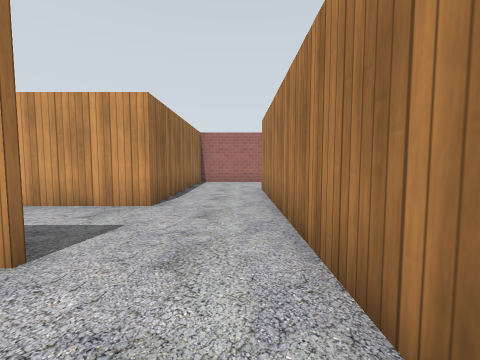
View 1 (above)

23 first-person views from a walk through a robot-simulator world made for Gazebo. The camera is 0.94 m above the floor, tilts 4° down and sees 90° across. The floor is counted in squares, 1 m on a side. Each view is taken from the middle of a square. On the plan, view 1 faces up. The plan holds only what a view shows up to about 10 squares ahead; the rest is blank. Simple patterns stand in for the simulator's built-in surfaces.

View 2
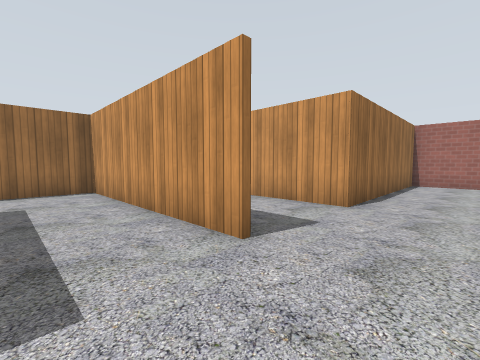

View 3
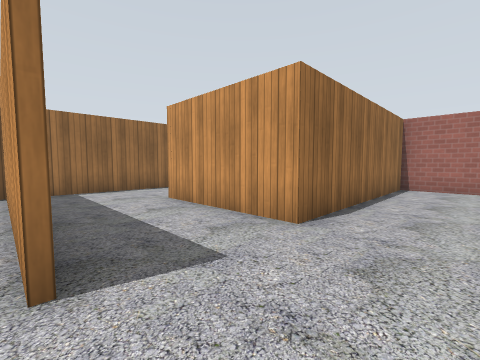

View 4
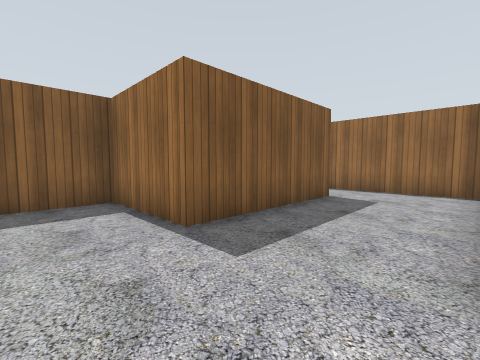

View 5
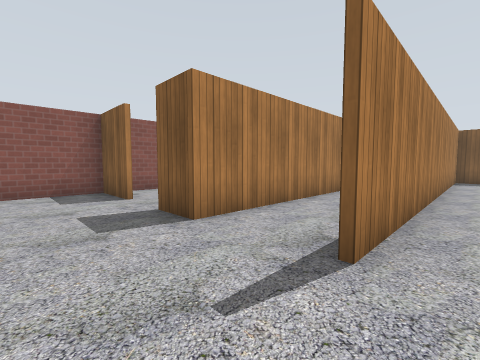

View 6
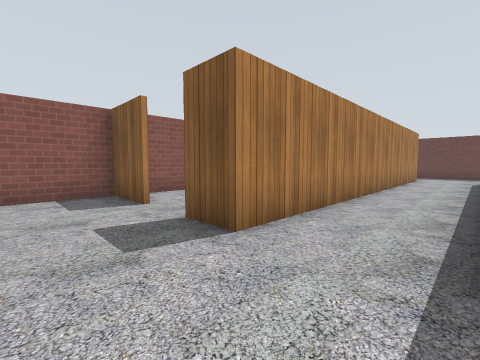

View 7
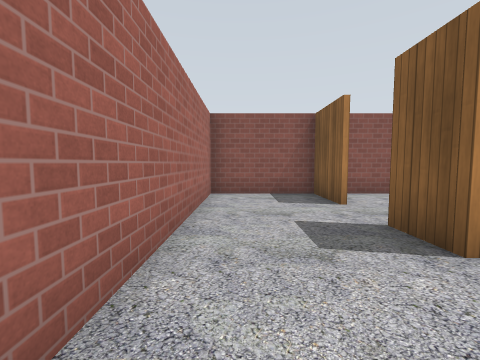

View 8
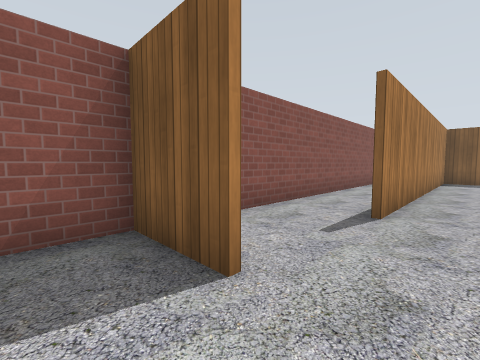

View 9
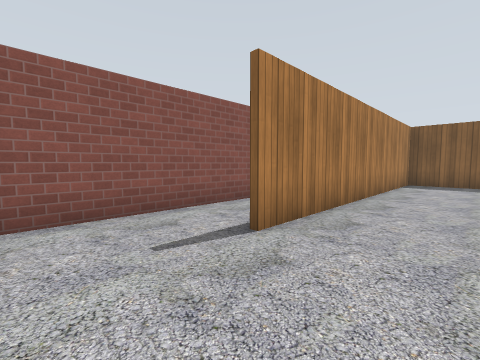

View 10
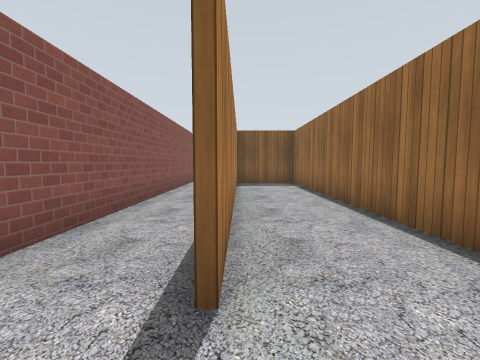

View 11
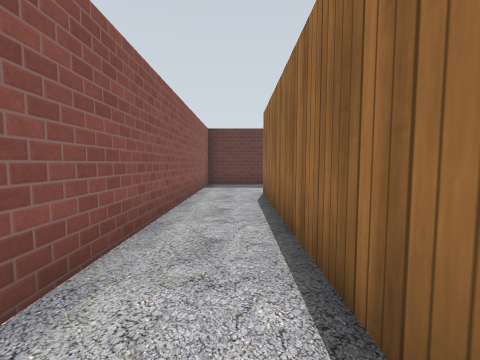

View 12
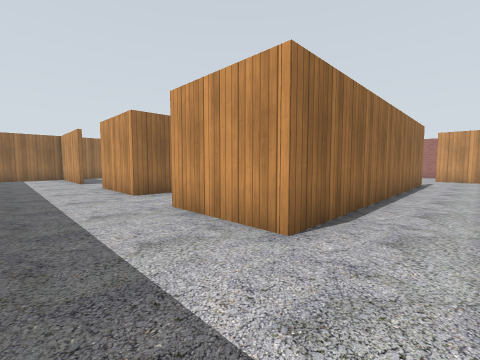

View 13
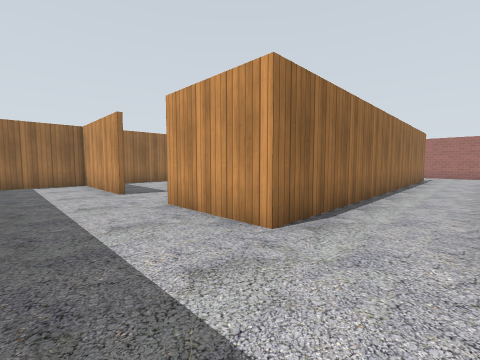

View 14
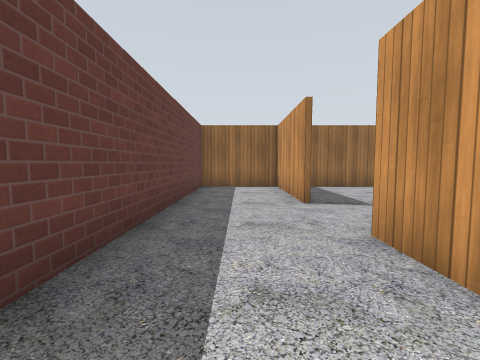

View 15
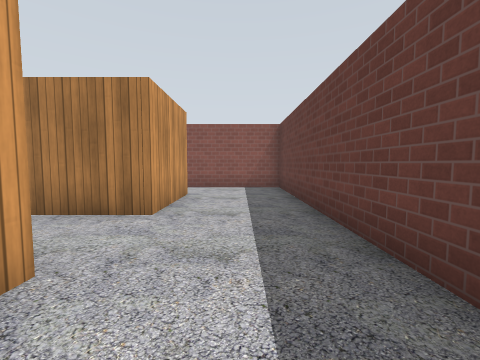

View 16
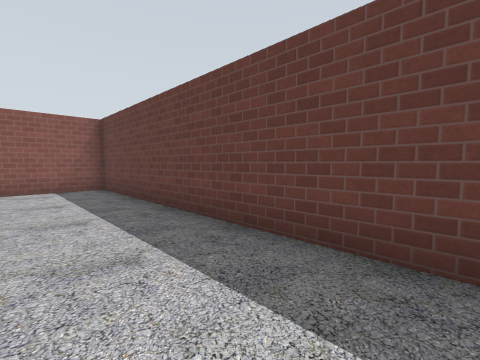

View 17
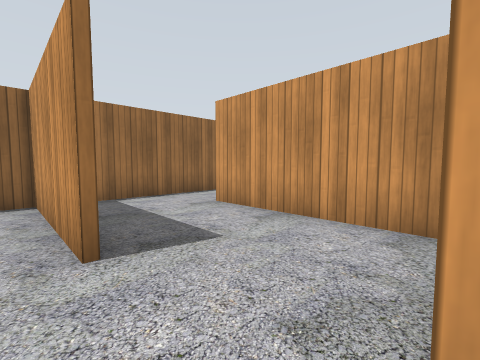

View 18
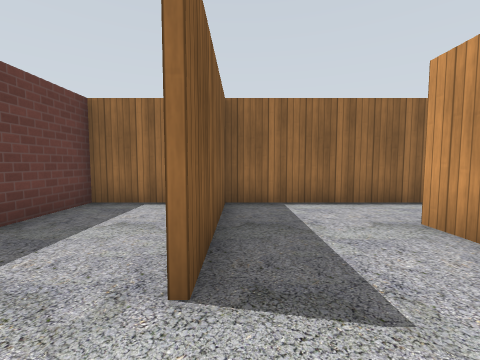

View 19
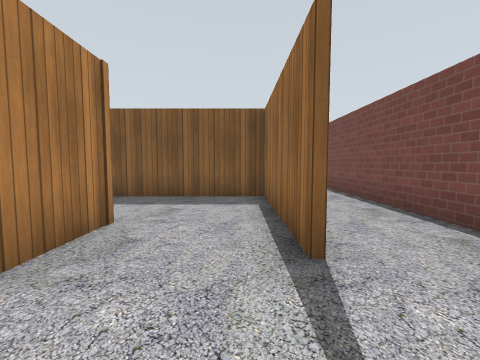

View 20
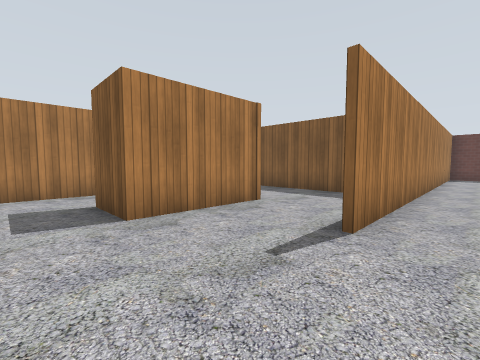

View 21
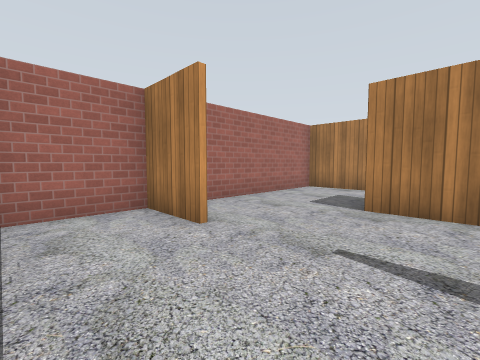

View 22
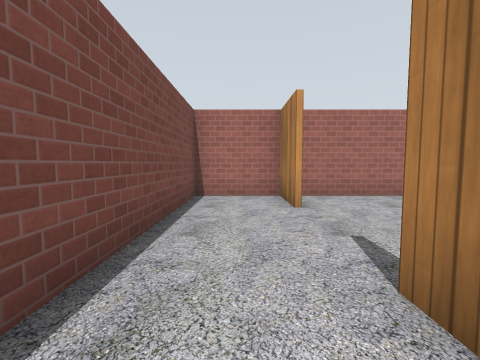

View 23
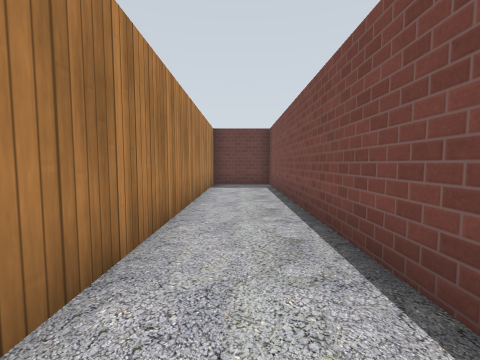

### Floor plan
Ten units are one square. View 1 is at (0, 0); x grows to the right and y downward. Boxes are objects, and circles mark ways between rooms. Rooms are numbered by the first view taken in them; rooms with no view inside come last. Other rooms are left out.
<svg viewBox="-118 -125 207 205">
<path fill="none" stroke="#000" d="M-20 -21 -87 -21 -87 16M9 -53 9 43M8 25 8 -88M-68 10 -19 10 -19 41 1 41M-87 -68 -87 -22 -35 -22M-19 -120 -19 -52 -60 -52 -60 -65M33 43 33 -87M1 -119 -21 -119M64 -87 84 -87 84 -119 18 -119M33 -87 46 -87M39 41 61 41 61 -56M9 43 -21 43M35 -46 35 30M63 -55 63 43 33 43M-45 45 -88 45M-87 41 -87 75 84 75 84 -81M-60 -65 -60 -87 -41 -87M-88 -100 -88 -119 -113 -119 -113 69M-21 -80 -21 -120M-21 -119 -82 -119M-88 67 -88 -68M-64 43 -45 43M-23 12 -68 12M-87 16 -87 41M-88 43 -64 43"/>
<circle cx="35" cy="-105" r="3" fill="#2a7"/>
<circle cx="20" cy="50" r="3" fill="#2a7"/>
<circle cx="-75" cy="-55" r="3" fill="#2a7"/>
<circle cx="-75" cy="10" r="3" fill="#2a7"/>
<circle cx="55" cy="-90" r="3" fill="#2a7"/>
<circle cx="-35" cy="40" r="3" fill="#2a7"/>
<circle cx="-55" cy="25" r="3" fill="#2a7"/>
<text x="-20" y="-30">1</text>
<text x="50" y="-100">2</text>
<text x="40" y="20">3</text>
<text x="-100" y="-50">4</text>
<text x="-50" y="20">5</text>
<text x="-80" y="20">6</text>
</svg>
Room 1 opens to room 2. Room 1 opens to room 3. Room 1 opens to room 4. Room 1 opens to room 6. Room 2 opens to room 3. Room 3 opens to room 5. Room 5 opens to room 6.

Where each view was taken, in squares from view 1:
view 1: 0 up, 0 right, facing up
view 2: 0 up, 0 right, facing up-left
view 3: 2 up, 0 right, facing up-left
view 4: 2 up, 0 right, facing down-left
view 5: 11 up, 0 right, facing down-right
view 6: 11 up, 1 right, facing down-right
view 7: 11 up, 1 right, facing right
view 8: 10 up, 5 right, facing down-right
view 9: 8 up, 4 right, facing down-right
view 10: 7 up, 6 right, facing down
view 11: 3 up, 7 right, facing down
view 12: 7 down, 8 right, facing up-left
view 13: 7 down, 3 right, facing up-left
view 14: 6 down, 1 right, facing left
view 15: 6 down, 1 left, facing right
view 16: 5 down, 1 left, facing down-right
view 17: 5 down, 2 left, facing up-left
view 18: 4 down, 3 left, facing left
view 19: 9 up, 8 left, facing down
view 20: 10 up, 10 left, facing down-right
view 21: 7 up, 11 left, facing up-right
view 22: 5 up, 10 left, facing up
view 23: 3 up, 10 left, facing down
